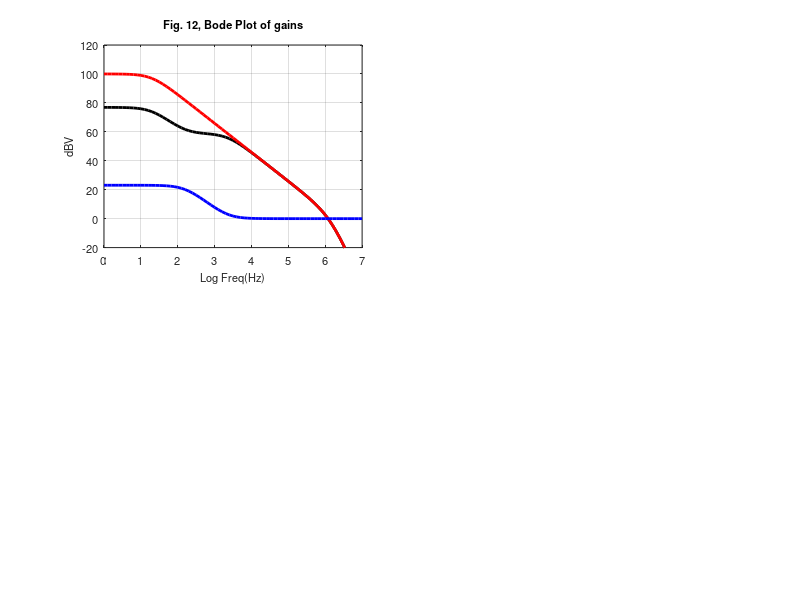

Write the MATLAB code that produced this figure. (Note: this script raises an error after producing the figure.)
% LM158 Stability Analysis
% File: c:\M_files\bookupdate\lm158ta.m
% no functions used
% updated 11/09/06
clear;clc;
K=1e3;u=1e-6;p=1e-12;Meg=1e6;
Rx=101.2433*Meg; % Rx is internal to IC
Cx=80*p; % Cx is internal to IC
%Cx=200*p;  % improves phase margin
R4=1130;R6=2260;R19=10*K;C2=0.1*u;
w1=1/(Rx*Cx);w2=2*pi*1.2*1e6;w3=4*pi*1e6;  % opamp poles
Ao=1e5;  % opamp open loop gain
BF=0;ND=7;PD=20;NP=71;
Tr=0.02;Tc=0.1;Ta=0.2;Trx=0.1;
T=[-Tr -Tr -Tr -Tc -Ta -Trx;Tr Tr Tr Tc Ta Trx];
Nc=6;dpf=0.0001;Q=dpf*eye(Nc)+1;
L=linspace(BF,BF+ND,NP);
for i=1:NP
   F=10^(L(i));s=2*pi*F*j;
%  Opamp open loop gain (OLG)
   A=Ao/((1+s/w1)*(1+s/w2)*(1+s/w3));
   Al(i)=20*log10(abs(A)); 
   % inverse Beta
   B=(s+(1/R19+1/R6+1/R4)/C2)/(s+1/(R19*C2));
   Bl(i)=20*log10(abs(B));
%  Loop gain
   G1=A/B;GH(i)=abs(G1);M(i)=20*log10(GH(i)); % loop gain
   Ph(i)=(180/pi)*angle(G1)+180;
%   unwrap(Ph(i));
   if Ph(i)>180;Ph(i)=Ph(i)-360;end;
   for p=1:Nc
      A=Ao*Q(p,5)/((1+s/(w1*Q(p,6)))*(1+s/w2)*(1+s/w3));
      B=(s+(1/(R19*Q(p,3))+1/(R6*Q(p,2))+1/(R4*Q(p,1)))/(C2*Q(p,4)))...
         /(s+1/(R19*Q(p,3)*C2*Q(p,4)));
      GHr(i)=abs(A/B);SM(i,p)=((GHr(i)/GH(i))-1)/dpf; % sensitivities
   end
end
%
subplot(2,2,1)
h=plot(L,M,'k',L,Al,'r',L,Bl,'b');
set(h,'LineWidth',2);grid on;
set(gca,'FontSize',8);
axis([BF BF+ND -20 120])
xlabel('Log Freq(Hz)','FontSize',8);
ylabel('dBV','FontSize',8);
title('Fig. 12, Bode Plot of gains','FontSize',8)
XT=linspace(BF,BF+ND,BF+ND+1);
set(gca,'xtick',XT);
legend('LG','OpampOLG','InvB',1);
%
subplot(2,2,2)
g=plot(L,Ph,'k');grid on;
set(g,'LineWidth',2);
set(gca,'FontSize',8);
axis([BF BF+ND -100 200])
xlabel('Log Freq(Hz)');
ylabel('Phase (deg)');
title('Fig 13. LG Phase','FontSize',8);
XT=linspace(BF,BF+ND,BF+ND+1);
set(gca,'xtick',XT);
%
subplot(2,2,3)
g=plot(Ph,M,'k');grid on;
set(g,'LineWidth',2);
set(gca,'FontSize',8);
axis([-100 200 -40 80])
xlabel('Phase','FontSize',8);
ylabel('Mag (dBV)','FontSize',8);
title('Fig 14. Mag vs Phase','FontSize',8);
XT=linspace(-100,200,7);
set(gca,'xtick',XT);
%
subplot(2,2,4)
h=plot(L,SM(:,1),'r',L,SM(:,2),'b',L,SM(:,3),'k');
set(h,'LineWidth',2);
hold on;grid on
h=plot(L,SM(:,4),'g',L,SM(:,5),'m',L,SM(:,6),'c');
set(h,'LineWidth',2);
set(gca,'FontSize',8);
hold off
axis([BF BF+ND -1.5 1.5])
xlabel('Log Freq (Hz)','FontSize',8);
ylabel('%/%','FontSize',8);
title('Fig. 15 Sensitivities','FontSize',8)
XT=linspace(BF,BF+ND,BF+ND+1);
set(gca,'xtick',XT);
legend('R4','R6','R19','C2','Ao','w1',4);
figure(1)
